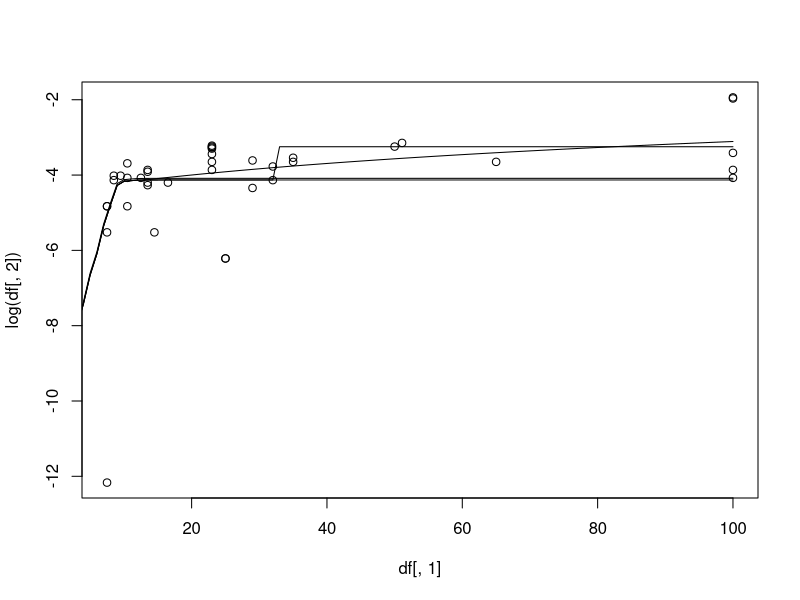

The R source for this figure:
# these developmental values come from the Johnston et al. eLife paper (via primary sources)
n01 = 100000.
nk1 = 500.
n02 = 500.
nk2 = 50000.
k1 = 29.
k2 = 7.
tau1 = 7./24.
tau2 = 16./24.

alpha1 = 2.*(nk1/n01)**(1./k1)
alpha2 = 2.*(nk2/n02)**(1./k2)

# different functions generating V'(h) predictions from theory
vh <- function(x, alpha, n0, nc) {
  return ( ((alpha+nc-1)/(alpha*n0))*((2/alpha)**(x+1) - 1)/((2/alpha) - 1) )
}

# tau1 and tau2-length cell cycles up to a maximum number k1, k2
vh1 <- function(x,sstime,ssn,beta,nc) {
  if(x <= k1*tau1) { return(vh(floor(x/tau1), alpha1, n01, 1)) }
  else { return(vh(k1, alpha1, n01, 1)) }
}

vh2 <- function(x,sstime,ssn,beta,nc) {
  if(x <= k1*tau1) { return(0) }
  else { return(vh(floor((x-k1*tau1)/tau2), alpha2, n02, 1)) }
}

# inheritance of clusters of size nc
vhc1 <- function(x,sstime,ssn,beta,nc) {
  if(x <= k1*tau1) { return(vh(floor(x/tau1), alpha1, n01, nc)) }
  else { return(vh(k1, alpha1, n01, nc)) }
}

vhc2 <- function(x,sstime,ssn,beta,nc) {
  if(x <= k1*tau1) { return(0) }
  else { return(vh(floor((x-k1*tau1)/tau2), alpha2, n02, nc)) }
}

# ongoing turnover with rate beta
vh3 <- function(x,sstime,ssn,beta,nc) {
  if(x <= k1*tau1+k2*tau2) { return(0) }
  else { return(2*beta*(x - k1*tau1-k2*tau2)/nk2) }
}

# subsampling to ssn at sstime
vh4 <- function(x,sstime,ssn,beta,nc) {
  if(x <= sstime) { return(0) }
  else { return((1./ssn - 1./nk2)) }
}

# overall model "likelihood" function -- really just a sum of squared differences
model.lik <- function(t,Y,theta,model,output=0) {
  # interpret parameters (exps prevent negative values)
  sstime.p = exp(theta[1])
  ssn.p = exp(theta[2])
  beta.p = theta[3]
  nc.p = exp(theta[4])

  # compute contributions from each mechanism
  p1 = sapply(t, vh1, sstime=sstime.p, ssn=ssn.p, beta=beta.p, nc=1)
  p2 = sapply(t, vh2, sstime=sstime.p, ssn=ssn.p, beta=beta.p, nc=1)
  p1c = sapply(t, vhc1, sstime=sstime.p, ssn=ssn.p, beta=beta.p, nc=nc.p)
  p2c = sapply(t, vhc2, sstime=sstime.p, ssn=ssn.p, beta=beta.p, nc=nc.p)
  p3 = sapply(t, vh3, sstime=sstime.p, ssn=ssn.p, beta=beta.p, nc=nc.p)
  p4 = sapply(t, vh4, sstime=sstime.p, ssn=ssn.p, beta=beta.p, nc=nc.p)

  # output either sum of squares or lists of predicted values
  # structure determined by model choice
  if(output == 0) {
    if(model == 0) { return(sum((log(p1+p2)-log(Y))**2)) }
    if(model == 1) { return(sum((log(p1+p2+p3)-log(Y))**2)) }
    if(model == 2) { return(sum((log(p1c+p2c)-log(Y))**2)) }
    if(model == 3) { return(sum((log(p1+p2+p4)-log(Y))**2)) }
  }
  else {
    if(model == 0) { return(p1+p2) }
    if(model == 1) { return(p1+p2+p3) }
    if(model == 2) { return(p1c+p2c) }
    if(model == 3) { return(p1+p2+p4) }
  }
}

# get data and propose starting params
df = read.table("Data/mouse-data-elife.txt")
ic.theta = c(log(60), log(50), 0.3*24, log(1))
model.lik(df[,1], df[,2], ic.theta, 3)

# fit model variants
opt.model.0 = optim(ic.theta, model.lik, t=df[,1], Y=df[,2], model=0, output=0)
opt.model.1 = optim(ic.theta, model.lik, t=df[,1], Y=df[,2], model=1, output=0)
opt.model.2 = optim(ic.theta, model.lik, t=df[,1], Y=df[,2], model=2, output=0)
opt.model.3 = optim(ic.theta, model.lik, t=df[,1], Y=df[,2], model=3, output=0)

# get R2s
r2.log.0 = 1 - opt.model.0$value / sum((log(df[,2])-mean(log(df[,2])))**2)
r2.log.1 = 1 - opt.model.1$value / sum((log(df[,2])-mean(log(df[,2])))**2)
r2.log.2 = 1 - opt.model.2$value / sum((log(df[,2])-mean(log(df[,2])))**2)
r2.log.3 = 1 - opt.model.3$value / sum((log(df[,2])-mean(log(df[,2])))**2)

# get best parameters
theta.0 = opt.model.0$par
theta.1 = opt.model.1$par
theta.2 = opt.model.2$par
theta.3 = opt.model.3$par

# sanity check plot
t.seq = seq(0, 100)
line.0 = model.lik(t.seq, 0, theta.0, model=0,output=1)
line.1 = model.lik(t.seq, 0, theta.1, model=1,output=1)
line.2 = model.lik(t.seq, 0, theta.2, model=2,output=1)
line.3 = model.lik(t.seq, 0, theta.3, model=3,output=1)

plot(df[,1], log(df[,2]))
points(t.seq, log(line.0), type="l")
points(t.seq, log(line.1), type="l")
points(t.seq, log(line.2), type="l")
points(t.seq, log(line.3), type="l")
